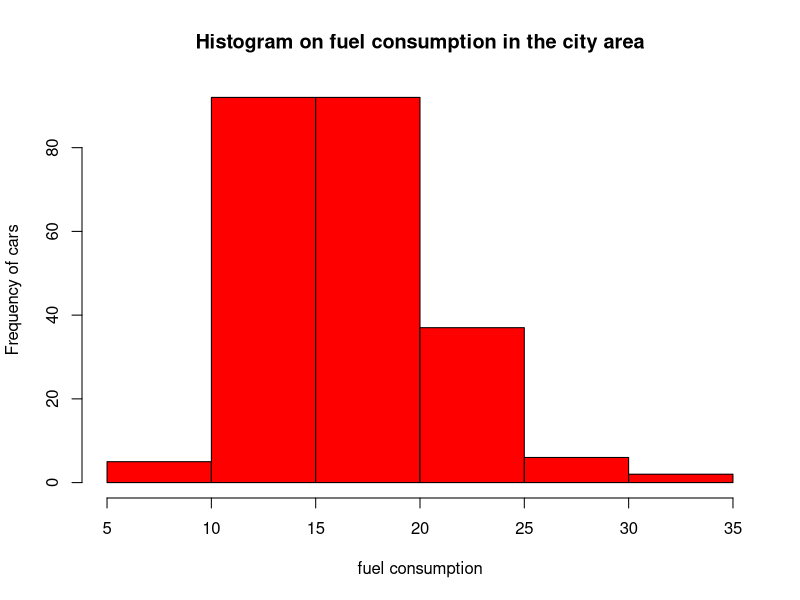
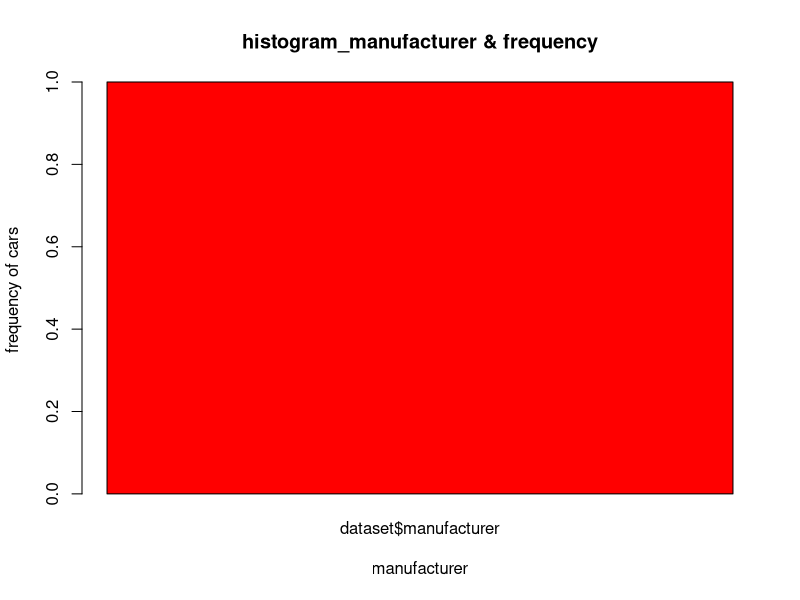

Write R code to recreate these figures, in order. (Note: this script raises an error after producing the figures.)
library(tidyverse)
?mpg

dataset <- mpg
view(dataset)

#displaying first 05 rows
head(dataset)

#Displaying last 5 rows
tail(dataset)
summary(dataset)

hist(dataset$cty,main ="Histogram on fuel consumption in the city area",
     xlab = "fuel consumption",
     ylab ="Frequency of cars",
     col ="red")

manufacture_counts <-table("dataset$manufacturer")

barplot (manufacture_counts,
        main ="histogram_manufacturer & frequency",
        xlab = "manufacturer",
        ylab = "frequency of cars",
        col = "red")







manufacture_frequencies
pie(manufacture_counts)

car_model_frequency <-table(dataset$manufacturer)
car_model_frequency
#create a pie charts
pie(car_model_frequency,
    label =names(car_model_frequency),
    main = "car manufacturer Distribution",
    col = rainbow(length(car_model_frequency)),
    init.angle = 90)

legend("bottomleft",names(car_model_frequency),
       fill = rainbow(length(car_model_frequency)))






